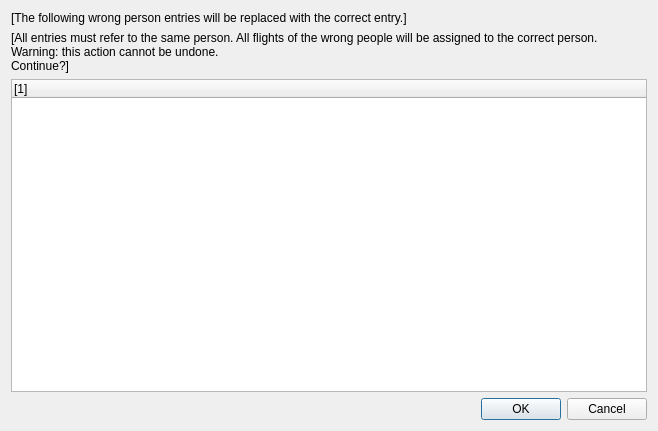
<?xml version="1.0" encoding="UTF-8"?>
<ui version="4.0">
 <class>ConfirmOverwritePersonDialogClass</class>
 <widget class="QDialog" name="ConfirmOverwritePersonDialogClass">
  <property name="geometry">
   <rect>
    <x>0</x>
    <y>0</y>
    <width>658</width>
    <height>431</height>
   </rect>
  </property>
  <property name="windowTitle">
   <string>Merge people</string>
  </property>
  <layout class="QVBoxLayout" name="verticalLayout">
   <item>
    <widget class="QLabel" name="introLabel">
     <property name="text">
      <string notr="true" extracomment="Will be replaced programmatically">[The following wrong person entries will be replaced with the correct entry.]</string>
     </property>
     <property name="wordWrap">
      <bool>true</bool>
     </property>
    </widget>
   </item>
   <item>
    <widget class="QLabel" name="descriptionLabel">
     <property name="text">
      <string notr="true" extracomment="Will be replaced programmatically">[All entries must refer to the same person. All flights of the wrong people will be assigned to the correct person.
Warning: this action cannot be undone.
Continue?]</string>
     </property>
     <property name="wordWrap">
      <bool>true</bool>
     </property>
    </widget>
   </item>
   <item>
    <widget class="QTreeWidget" name="entriesTree">
     <column>
      <property name="text">
       <string notr="true">[1]</string>
      </property>
     </column>
    </widget>
   </item>
   <item>
    <widget class="QDialogButtonBox" name="buttonBox">
     <property name="orientation">
      <enum>Qt::Horizontal</enum>
     </property>
     <property name="standardButtons">
      <set>QDialogButtonBox::Cancel|QDialogButtonBox::Ok</set>
     </property>
    </widget>
   </item>
  </layout>
 </widget>
 <resources/>
 <connections>
  <connection>
   <sender>buttonBox</sender>
   <signal>accepted()</signal>
   <receiver>ConfirmOverwritePersonDialogClass</receiver>
   <slot>accept()</slot>
   <hints>
    <hint type="sourcelabel">
     <x>227</x>
     <y>334</y>
    </hint>
    <hint type="destinationlabel">
     <x>157</x>
     <y>274</y>
    </hint>
   </hints>
  </connection>
  <connection>
   <sender>buttonBox</sender>
   <signal>rejected()</signal>
   <receiver>ConfirmOverwritePersonDialogClass</receiver>
   <slot>reject()</slot>
   <hints>
    <hint type="sourcelabel">
     <x>295</x>
     <y>340</y>
    </hint>
    <hint type="destinationlabel">
     <x>286</x>
     <y>274</y>
    </hint>
   </hints>
  </connection>
 </connections>
</ui>
